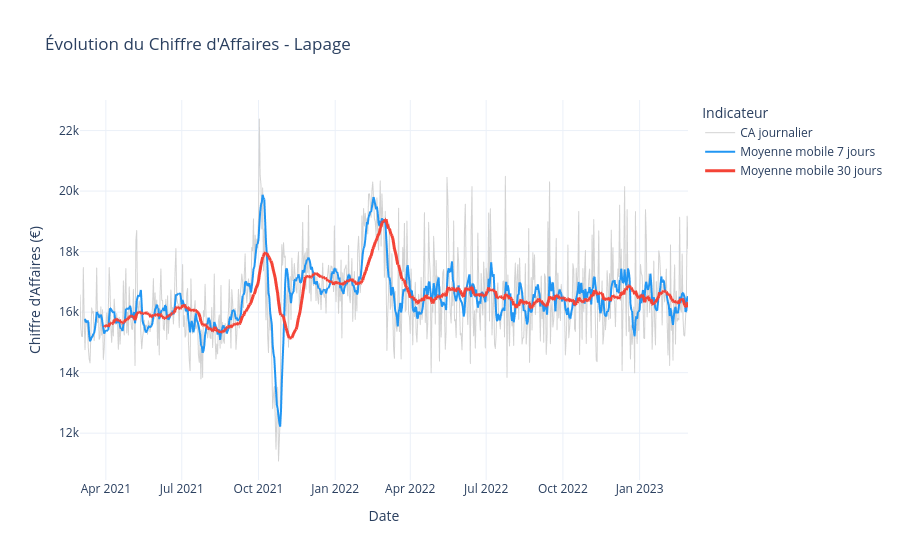

Notebook code cell kept with this figure:
### Markdown cell above
### Version Plotly Express

### Code cell
import plotly.express as px

# Créer le graphique avec Plotly Express
fig = px.line(
    ca_journalier,
    x='date',
    y=['ca', 'mm_7j', 'mm_30j'],
    title="Évolution du Chiffre d'Affaires - Lapage",
    labels={
        'date': 'Date',
        'value': 'Chiffre d\'Affaires (€)',
        'variable': 'Indicateur'
    }
)

# Personnaliser les couleurs et styles
fig.update_traces(
    selector=dict(name='ca'),
    line=dict(color='lightgray', width=1),
    name='CA journalier'
)
fig.update_traces(
    selector=dict(name='mm_7j'),
    line=dict(color='#2196F3', width=2),
    name='Moyenne mobile 7 jours'
)
fig.update_traces(
    selector=dict(name='mm_30j'),
    line=dict(color='#F44336', width=3),
    name='Moyenne mobile 30 jours'
)

# Mise en forme
fig.update_layout(
    xaxis_title="Date",
    yaxis_title="Chiffre d'Affaires (€)",
    legend_title="Indicateur",
    hovermode='x unified',
    template='plotly_white'
)

fig.show()

### Figure 1 — Plotly figure (JSON) as saved in the notebook; plotly's stock layout.template omitted (floating-point values rounded to 4 significant figures; data arrays with more than 128 entries replaced by an {"elided": "..."} marker saying what was removed)
{"data": [{"hovertemplate": "Indicateur=ca<br>Date=%{x}<br>Chiffre d'Affaires (€)=%{y}<extra></extra>", "legendgroup": "ca", "line": {"color": "lightgray", "dash": "solid", "width": 1}, "marker": {"symbol": "circle"}, "mode": "lines", "name": "CA journalier", "showlegend": true, "type": "scattergl", "x": {"elided": "730 str values"}, "xaxis": "x", "y": {"elided": "730 float values"}, "yaxis": "y"}, {"hovertemplate": "Indicateur=mm_7j<br>Date=%{x}<br>Chiffre d'Affaires (€)=%{y}<extra></extra>", "legendgroup": "mm_7j", "line": {"color": "#2196F3", "dash": "solid", "width": 2}, "marker": {"symbol": "circle"}, "mode": "lines", "name": "Moyenne mobile 7 jours", "showlegend": true, "type": "scattergl", "x": {"elided": "730 str values"}, "xaxis": "x", "y": {"elided": "730 float values"}, "yaxis": "y"}, {"hovertemplate": "Indicateur=mm_30j<br>Date=%{x}<br>Chiffre d'Affaires (€)=%{y}<extra></extra>", "legendgroup": "mm_30j", "line": {"color": "#F44336", "dash": "solid", "width": 3}, "marker": {"symbol": "circle"}, "mode": "lines", "name": "Moyenne mobile 30 jours", "showlegend": true, "type": "scattergl", "x": {"elided": "730 str values"}, "xaxis": "x", "y": {"elided": "730 float values"}, "yaxis": "y"}], "layout": {"hovermode": "x unified", "legend": {"title": {"text": "Indicateur"}, "tracegroupgap": 0}, "title": {"text": "Évolution du Chiffre d'Affaires - Lapage"}, "xaxis": {"anchor": "y", "domain": [0, 1], "title": {"text": "Date"}}, "yaxis": {"anchor": "x", "domain": [0, 1], "title": {"text": "Chiffre d'Affaires (€)"}}}}
